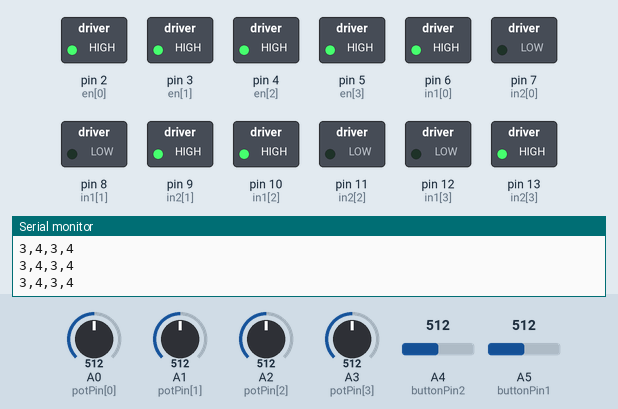
This sketch was run on a simulated Arduino Uno, built with avr-gcc and run on an emulated ATmega328P. On the bench: switched loads named in the sketch (green lamp = pin HIGH), the last lines printed to the serial monitor. Inputs (shaded band) come from the test bench; at power-on: A4 (buttonPin2) = 512, A0 (potPin[0]) = 512, A1 (potPin[1]) = 512, A3 (potPin[3]) = 512, A2 (potPin[2]) = 512, A5 (buttonPin1) = 512.

Above: at 2.2 s.
2.3 s: A4 (buttonPin2) set to 110
5.3 s: A4 (buttonPin2) set to 92
At 5.9 s:
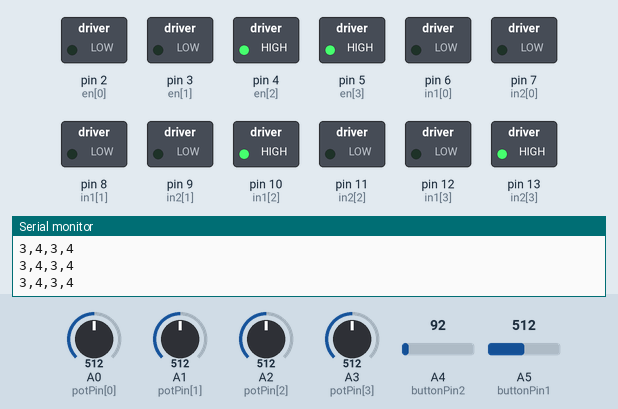
6.8 s: A0 (potPin[0]) set to 551
At 8.0 s:
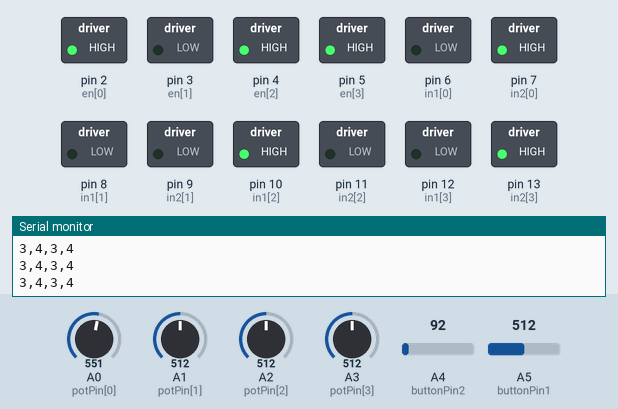
8.3 s: A1 (potPin[1]) set to 541
At 9.2 s:
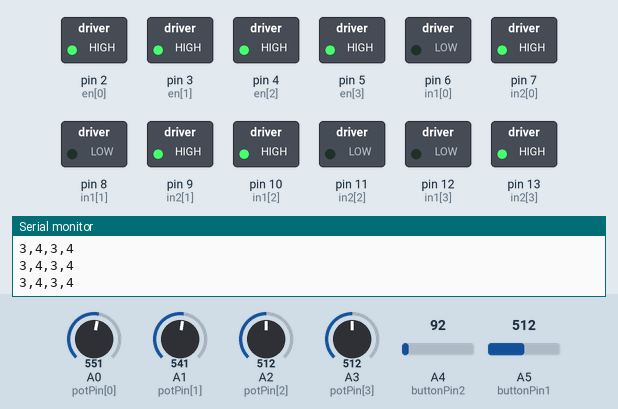
9.8 s: A3 (potPin[3]) set to 716
At 10.6 s:
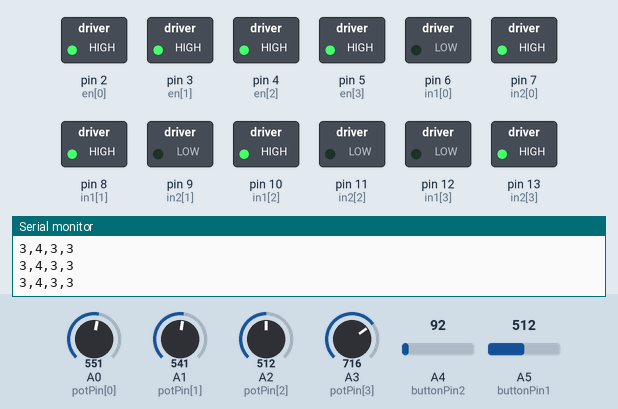
11.3 s: A2 (potPin[2]) set to 716
At 11.7 s:
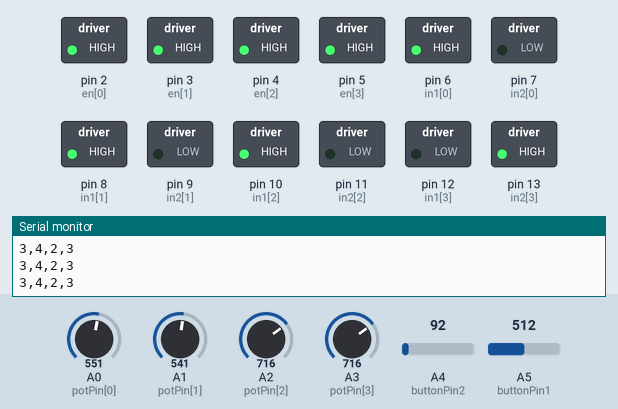
Timing chart, 0 to 13.8 s (numbered marks = the images above; inputs shaded):
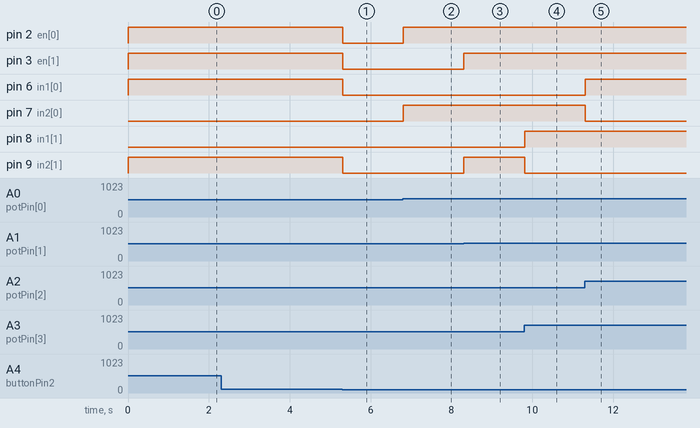

The sketch:

sketch_nov13a.ino
```cpp
int potPin[] = {A0, A1, A2, A3};
int in1[] = {6, 8, 10, 12};
int in2[] = {7, 9, 11, 13};
int en[] = {2, 3, 4, 5};
int pinCount = 4;
int motorCount = 4;
int posx1;
int posy1;
int posx2;
int posy2;
int player;
int motorValue[4];

int buttonPin1 = A5;
int buttonPin2 = A4;

void setup() {
  Serial.begin(9600);
  for (int thisPin = 0; thisPin < pinCount; thisPin++) {
    pinMode(potPin[thisPin], INPUT);
    pinMode(in1[thisPin], OUTPUT);
    pinMode(in2[thisPin], OUTPUT);
    pinMode(en[thisPin], OUTPUT);
  }

  pinMode(buttonPin1, INPUT_PULLUP);
  pinMode(buttonPin2, INPUT_PULLUP);

  SlideToGrid(1, 0, 0);
  SlideToGrid(2, 0, 0);
  delay(1000);
}

void loop() {
//    SlideToValue(0, 400);
//    SlideToValue(1, 400);
//    SlideToValue(2, 400);
//    SlideToValue(3, 400);
//    Serial.println(analogRead(potPin[0]));
//    Serial.println(analogRead(potPin[1]));
//    Serial.println(analogRead(potPin[2]));
//    Serial.println(analogRead(potPin[3]));
//
  Coordinate();
  CheckPos();
  PrintPos();

  Serial.print(posx1);
  Serial.print(",");
  Serial.print(posy1);
  Serial.print(",");
  Serial.print(posx2);
  Serial.print(",");
  Serial.println(posy2);
}

void SlideToValue(int thisMotor, int targetValue) {
  int val = analogRead(potPin[thisMotor]);
  if (abs(val - targetValue) > 20) {
    digitalWrite(en[thisMotor], HIGH);
    if (val > targetValue) {
      digitalWrite(in1[thisMotor], LOW);
      digitalWrite(in2[thisMotor], HIGH);
    } else {
      digitalWrite(in1[thisMotor], HIGH);
      digitalWrite(in2[thisMotor], LOW);
    }
  } else {
    // Turn off motor
    digitalWrite(in1[thisMotor], LOW);
    digitalWrite(in2[thisMotor], LOW);
    digitalWrite(en[thisMotor], LOW);
  }
}

void SlideToGrid(int p, int x, int y) {
  if (p == 1) {
    SlideToValue(0, 995 - x * 135);
    SlideToValue(1, 50 + y * 135);
  }

  if (p == 2) {
    SlideToValue(2, 995 - x * 135);
    SlideToValue(3, 50 + y * 135);
  }
}

void Coordinate() {
  for (int thisMotor = 0; thisMotor < motorCount; thisMotor++) {
    motorValue[thisMotor] = analogRead(potPin[thisMotor]);
  }

//  for (int thisMotor = 0; thisMotor < motorCount; thisMotor++) {
//    if (motorValue[thisMotor] > 995) {
//      SlideToValue(thisMotor, 995);
//    }
//
//    if (motorValue[thisMotor] < 50) {
//      SlideToValue(thisMotor, 50);
//    }
//  }
}

void CheckPos() {
  if (analogRead(buttonPin1) < 50) {
    //    SlideToGrid(1, 0, 0);
    //    SlideToGrid(2, 0, 0);
    //    delay(1000);
//    if (motorValue[0] != motorValue[2]  || motorValue[1] != motorValue[3]) {
      SlideToValue(2, motorValue[0]);
      SlideToValue(3, motorValue[1]);
    }
//  } else {
//
//  }

  if (analogRead(buttonPin2) < 100) {
//    if (motorValue[0] != motorValue[2]) {
      SlideToValue(0, motorValue[2]);
      SlideToValue(1, motorValue[3]);
//    }
//
//    if (motorValue[1] != motorValue[3] || motorValue[1] != motorValue[3]) {
//      SlideToValue(0, motorValue[2]);
//      SlideToValue(1, motorValue[3]);
    }
//  } else {
//  }
}

void PrintPos() {
  posx1 = (995 - motorValue[0]) / 135;
  posy1 = 7 - (motorValue[1] - 50) / 135;
  posx2 = (995 - motorValue[2]) / 135;
  posy2 = 7 - (motorValue[3] - 50) / 135;
}
```

Measured:
- the behaviour switches between 100 and 99 on A4 (buttonPin2) (found by bisection; images 0 and 1)
- the behaviour switches between 532 and 533 on A0 (potPin[0]) (found by bisection; images 1 and 2)
- the behaviour switches between 532 and 533 on A1 (potPin[1]) (found by bisection; images 2 and 3)
- after the input at 5.3 s, pin 2 (en[0]), pin 3 (en[1]), pin 6 (in1[0]), pin 9 (in2[1]): HIGH → LOW at once
- after the input at 6.8 s, pin 2 (en[0]), pin 7 (in2[0]): LOW → HIGH at once
- after the input at 8.3 s, pin 3 (en[1]), pin 9 (in2[1]): LOW → HIGH at once
- after the input at 9.8 s, pin 8 (in1[1]): LOW → HIGH at once; pin 9 (in2[1]): HIGH → LOW at once
- after the input at 11.3 s, pin 6 (in1[0]): LOW → HIGH at once; pin 7 (in2[0]): HIGH → LOW at once
